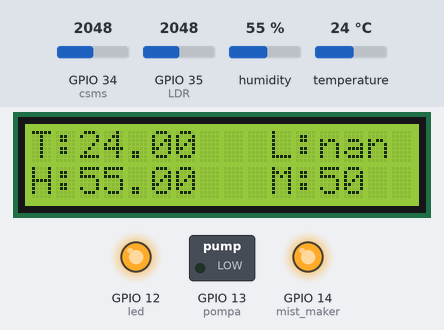
Bench run of a sketch on a simulated ESP32. Shown: 16×2 character LCD, switched loads named in the sketch (green lamp = pin HIGH), output pins drawn as LEDs (lit = HIGH). Inputs (shaded band) come from the test bench; at power-on: GPIO 35 (LDR) = 2048, temperature 24 °C, GPIO 34 (csms) = 2048, humidity 55 %. WiFi joins after 1.5 s; servers stay silent unless stated; the local clock reads 2024-03-15 10:24:30 at power-on unless the sketch sets it; what the sketch prints to the serial monitor is not drawn.

Above: at 3.0 s.
3.1 s: GPIO 35 (LDR) set to 983
At 3.8 s:
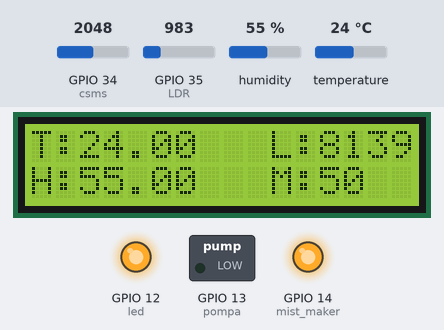
5.0 s: temperature set to 28 °C
At 7.0 s:
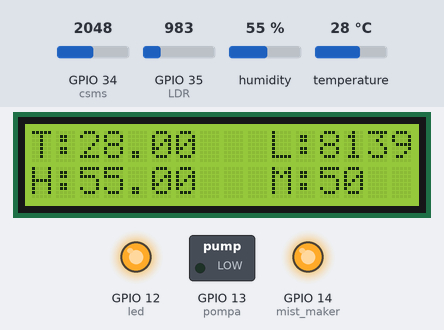
7.7 s: temperature set to 31 °C
At 8.9 s:
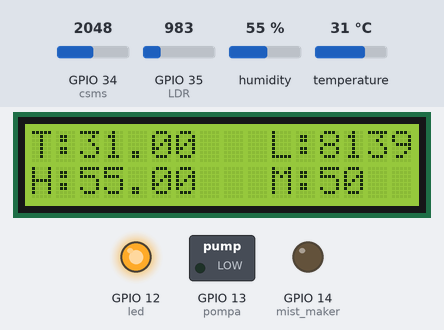
9.9 s: GPIO 34 (csms) set to 483
At 10.5 s:
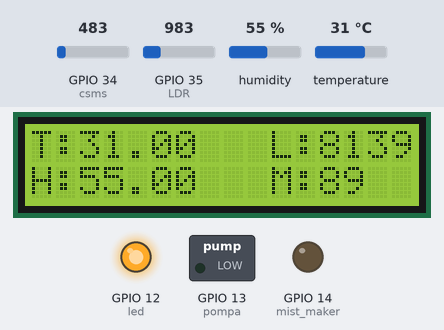
11.5 s: GPIO 34 (csms) set to 424
At 12.8 s:
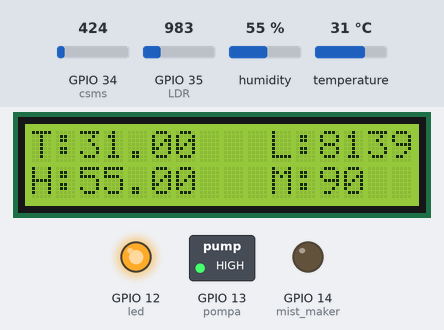
13.1 s: GPIO 35 (LDR) set to 1063
At 14.1 s:
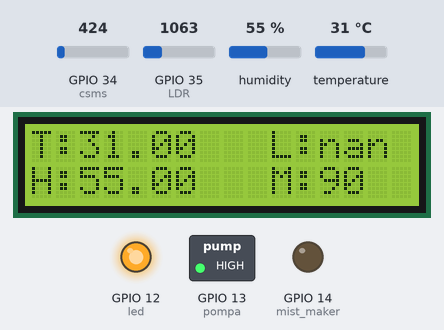
Timing chart, 0 to 15.8 s (numbered marks = the images above; inputs shaded):
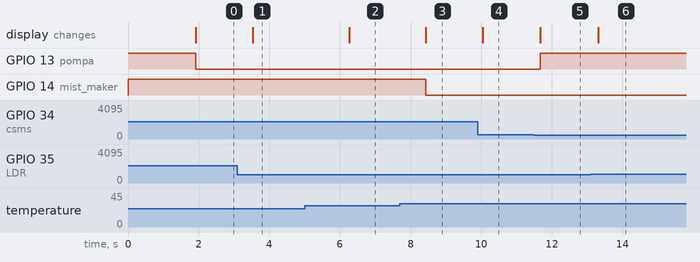

The sketch:

friska.ino
```cpp
#include <Blynk.h>
#define BLYNK_PRINT Serial
#include <WiFi.h>
#include <WiFiClient.h>
#include <BlynkSimpleEsp32.h>
#include <TimeLib.h>
#include <WidgetRTC.h>
#include <LiquidCrystal_I2C.h>
#include <DHT.h>

#define DHTTYPE DHT11
#define DHTPIN 2
#define csms 34
#define LDR 35
#define MAX_ADC_READING 1023
#define ADC_REF_VOLTAGE 5.0
#define REF_RESISTANCE 10000
#define LUX_CALC_SCALAR 125235178.3654270
#define LUX_CALC_EXPONENT -1.604568157

#define pompa 13
#define mist_maker 14
#define led 12

#define button_pompa 27
#define button_led 26
#define button_mm 25

const int tombol_otomatis = 33;
int a = 0;

int buttonStatePompa = HIGH;
int buttonStateLED = HIGH;
int buttonStateMM = HIGH;

char auth[] = "LltUlbnvxBA5NSYddBXXasvaF5LG-MN2";
char ssid[] = "Cinta Biak";
char pass[] = "Djorkaef";

BlynkTimer timer;
WidgetRTC rtc;
LiquidCrystal_I2C lcd(0x27, 16, 2);
DHT dht(DHTPIN, DHTTYPE);

void setup()
{
  Serial.begin(115200);
  dht.begin();
  pinMode(csms, INPUT);
  pinMode(pompa, OUTPUT);
  pinMode(mist_maker, OUTPUT);
  pinMode(led, OUTPUT);
  pinMode(button_pompa, INPUT);
  pinMode(button_led,INPUT);
  pinMode(button_mm, INPUT);
   pinMode(tombol_otomatis, INPUT);

  digitalWrite(pompa, HIGH);
  digitalWrite(mist_maker, HIGH);
  digitalWrite(led, HIGH);

  lcd.begin();
  lcd.backlight();
  lcd.clear();
    Blynk.begin(auth, ssid, pass);
    setSyncInterval(10 * 60);
    timer.setInterval(500L, Data);
  }

  void Data()
  {
    float t = dht.readTemperature();
    float h = dht.readHumidity();

    int tanah = analogRead(csms);
    int moisture = map(tanah, 0, 4095, 100, 0);

    int ldrRawData;
    float resistorVoltage, ldrVoltage;
    float ldrResistance;
    float ldrLux;

    ldrRawData = analogRead(LDR);   //Baca sensor

    //------------Konversi  dari data analog ke nilai lux------------//
    resistorVoltage = (float)ldrRawData / MAX_ADC_READING * ADC_REF_VOLTAGE;
    ldrVoltage = ADC_REF_VOLTAGE - resistorVoltage;
    ldrResistance = ldrVoltage / resistorVoltage * REF_RESISTANCE;
    ldrLux = LUX_CALC_SCALAR * pow(ldrResistance, LUX_CALC_EXPONENT);


    String currentTime = String(hour()) + ":" + minute() + ":" + second();
    Blynk.virtualWrite(V0, currentTime);
    Blynk.virtualWrite(V1, t);
    Blynk.virtualWrite(V2, h);
    Blynk.virtualWrite(V3, moisture);
    Blynk.virtualWrite(V4, ldrLux);
    Serial.print("Intensitas Cahaya : ");
    Serial.print(ldrLux);                     //Tampilkan intensitas cahaya
    Serial.println(" Lux");

  }

  BLYNK_CONNECTED()
  {
    rtc.begin();
  }

  void monitoring()
  {
    float t = dht.readTemperature();
    float h = dht.readHumidity();

    int ldrRawData;
    float resistorVoltage, ldrVoltage;
    float ldrResistance;
    float ldrLux;
    ldrRawData = analogRead(LDR);
    resistorVoltage = (float)ldrRawData / MAX_ADC_READING * ADC_REF_VOLTAGE;
    ldrVoltage = ADC_REF_VOLTAGE - resistorVoltage;
    ldrResistance = ldrVoltage / resistorVoltage * REF_RESISTANCE;
    ldrLux = LUX_CALC_SCALAR * pow(ldrResistance, LUX_CALC_EXPONENT);

    int tanah = analogRead(csms);
    int moisture = map(tanah, 0, 4095, 100, 0);

    lcd.clear();
    lcd.setCursor(0, 0);
    lcd.print("T:");
    lcd.setCursor(0, 1);
    lcd.print("H:");
    lcd.setCursor(2, 0);
    lcd.print(t);
    lcd.setCursor(2, 1);
    lcd.print(h);
    lcd.setCursor(10, 0);
    lcd.print("L:");
    lcd.setCursor(10, 1);
    lcd.print("M:");
    lcd.setCursor(12, 0);
    lcd.print(ldrLux);
    lcd.setCursor(12, 1);
    lcd.print(moisture);
}

void kontrol_otomatis()
{
    float t = dht.readTemperature();
    float h = dht.readHumidity();

    int tanah = analogRead(csms);
    int moisture = map(tanah, 0, 4095, 100, 0);

    int ldrRawData;
    float resistorVoltage, ldrVoltage;
    float ldrResistance;
    float ldrLux;

    ldrRawData = analogRead(LDR);   //Baca sensor

    //------------Konversi  dari data analog ke nilai lux------------//
    resistorVoltage = (float)ldrRawData / MAX_ADC_READING * ADC_REF_VOLTAGE;
    ldrVoltage = ADC_REF_VOLTAGE - resistorVoltage;
    ldrResistance = ldrVoltage / resistorVoltage * REF_RESISTANCE;
    ldrLux = LUX_CALC_SCALAR * pow(ldrResistance, LUX_CALC_EXPONENT);

    if(t >= 30)
    {
      digitalWrite(mist_maker, LOW);
    }
    else if(t <= 25)
    {
      digitalWrite(mist_maker, HIGH);
    }

    if(moisture <= 70)
    {
      digitalWrite(pompa, LOW);
    }
    else if(moisture >= 90)
    {
      digitalWrite(pompa, HIGH);
    }

    if(hour() == 7 && minute() == 0 )
    {
      digitalWrite(led, LOW);
    }
    else if(hour() == 23 && minute() == 59 )
    {
      digitalWrite(led, HIGH);
    }
}

void kontrol_manual()
{
  if (buttonStatePompa == LOW)
  {
    digitalWrite(pompa, LOW);
  } else {
    digitalWrite(pompa, HIGH);
  }

  if (buttonStateLED == LOW)
  {
    digitalWrite(led, LOW);
  } else {
    digitalWrite(led, HIGH);
  }


  if (buttonStateMM == LOW)
  {
    digitalWrite(mist_maker, LOW);
  } else {
    digitalWrite(mist_maker, HIGH);
  }
}

  void loop()
  {
    Blynk.run();
    timer.run();
    monitoring();
    kontrol_otomatis();
   // kontrol_manual();
    delay(500);
  }
```

Measured:
- the behaviour switches between 29 and 30 °C on temperature (found by bisection; images 2 and 3)
- the behaviour switches between 451 and 450 on GPIO 34 (csms) (found by bisection; images 4 and 5)
- after the input at 3.1 s, the display: changes after 0.43 s (image 1)
- after the input at 5.0 s, the display: changes after 1.3 s (image 2)
- after the input at 7.7 s, GPIO 14 (mist_maker): HIGH → LOW after 0.73 s; the display: changes after 0.73 s (image 3)
- after the input at 9.9 s, the display: changes after 0.14 s (image 4)
- after the input at 11.5 s, GPIO 13 (pompa): LOW → HIGH after 0.18 s; the display: changes after 0.18 s (image 5)
- after the input at 13.1 s, the display: changes after 0.21 s (image 6)
